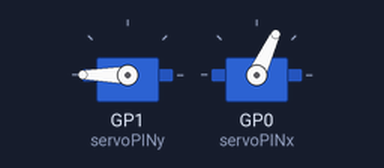
This program was run on a simulated Raspberry Pi Pico running MicroPython. On the bench: 2 × servo. Servo angles are drawn from the pulse width (0.5 ms = 0°, 2.5 ms = 180°); threads take turns every 2 ms.

Above: at 0.05 s.
Timing chart, 0 to 3.0 s (numbered marks = the images above):
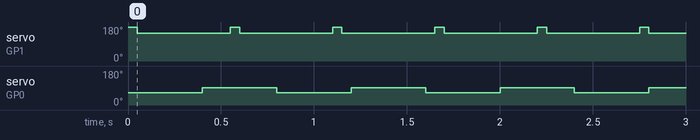

Measured:
- by itself, servo on GP1 (servoPINy): alternates 180° for 0.05 s and 147° for 0.50 s
- by itself, servo on GP0 (servoPINx): alternates 92° for 0.40 s and 65° for 0.40 s

The program:

07_dual.py
```python
from machine import Pin ,PWM
from utime import sleep
import _thread
servoPINx = PWM(Pin(0))
servoPINx.freq(50)
servoPINy = PWM(Pin(1))
servoPINy.freq(50)

def motorA():
    while 1:
        servoPINx.duty_u16(4000)
        sleep(0.4)
        servoPINx.duty_u16(5000)
        sleep(0.4)

def motorB():
    servoPINy.duty_u16(8900)
    sleep(0.05)
    servoPINy.duty_u16(7000)
    sleep(0.5)

_thread.start_new_thread(motorA, ())
while 1:
    motorB()
```
